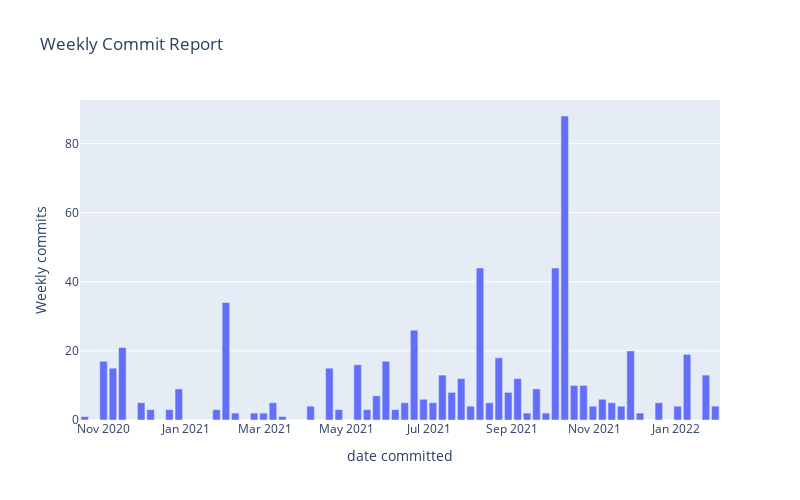

The notebook cell this image was saved under:
### Markdown cell above
### Plot a line chart of weekly commit activity

### Code cell
px.bar(new_data,
       title = "Weekly Commit Report",
       x="commit_date",
       y="commits_this_week",
       labels={
           'commit_date':'date committed',
           'commits_this_week':"Weekly commits"
      },
      width= 800, 
      height = 500)

### Figure 1 — Plotly figure (JSON) as saved in the notebook; plotly's stock layout.template omitted (floating-point values rounded to 4 significant figures)
{"data": [{"alignmentgroup": "True", "hovertemplate": "date committed=%{x}<br>Weekly commits=%{y}<extra></extra>", "legendgroup": "", "marker": {"color": "#636efa"}, "name": "", "offsetgroup": "", "orientation": "v", "showlegend": false, "textposition": "auto", "type": "bar", "x": ["2020-10-18T00:00:00", "2020-10-25T00:00:00", "2020-11-01T00:00:00", "2020-11-08T00:00:00", "2020-11-15T00:00:00", "2020-11-22T00:00:00", "2020-11-29T00:00:00", "2020-12-06T00:00:00", "2020-12-13T00:00:00", "2020-12-20T00:00:00", "2020-12-27T00:00:00", "2021-01-03T00:00:00", "2021-01-10T00:00:00", "2021-01-17T00:00:00", "2021-01-24T00:00:00", "2021-01-31T00:00:00", "2021-02-07T00:00:00", "2021-02-14T00:00:00", "2021-02-21T00:00:00", "2021-02-28T00:00:00", "2021-03-07T00:00:00", "2021-03-14T00:00:00", "2021-03-21T00:00:00", "2021-03-28T00:00:00", "2021-04-04T00:00:00", "2021-04-11T00:00:00", "2021-04-18T00:00:00", "2021-04-25T00:00:00", "2021-05-02T00:00:00", "2021-05-09T00:00:00", "2021-05-16T00:00:00", "2021-05-23T00:00:00", "2021-05-30T00:00:00", "2021-06-06T00:00:00", "2021-06-13T00:00:00", "2021-06-20T00:00:00", "2021-06-27T00:00:00", "2021-07-04T00:00:00", "2021-07-11T00:00:00", "2021-07-18T00:00:00", "2021-07-25T00:00:00", "2021-08-01T00:00:00", "2021-08-08T00:00:00", "2021-08-15T00:00:00", "2021-08-22T00:00:00", "2021-08-29T00:00:00", "2021-09-05T00:00:00", "2021-09-12T00:00:00", "2021-09-19T00:00:00", "2021-09-26T00:00:00", "2021-10-03T00:00:00", "2021-10-10T00:00:00", "2021-10-17T00:00:00", "2021-10-24T00:00:00", "2021-10-31T00:00:00", "2021-11-07T00:00:00", "2021-11-14T00:00:00", "2021-11-21T00:00:00", "2021-11-28T00:00:00", "2021-12-05T00:00:00", "2021-12-12T00:00:00", "2021-12-19T00:00:00", "2021-12-26T00:00:00", "2022-01-02T00:00:00", "2022-01-09T00:00:00", "2022-01-16T00:00:00", "2022-01-23T00:00:00", "2022-01-30T00:00:00"], "xaxis": "x", "y": [1, 0, 17, 15, 21, 0, 5, 3, 0, 3, 9, 0, 0, 0, 3, 34, 2, 0, 2, 2, 5, 1, 0, 0, 4, 0, 15, 3, 0, 16, 3, 7, 17, 3, 5, 26, 6, 5, 13, 8, 12, 4, 44, 5, 18, 8, 12, 2, 9, 2, 44, 88, 10, 10, 4, 6, 5, 4, 20, 2, 0, 5, 0, 4, 19, 0, 13, 4], "yaxis": "y"}], "layout": {"barmode": "relative", "height": 500, "legend": {"tracegroupgap": 0}, "title": {"text": "Weekly Commit Report"}, "width": 800, "xaxis": {"anchor": "y", "autorange": true, "domain": [0, 1], "range": ["2020-10-14 12:00", "2022-02-02 12:00"], "title": {"text": "date committed"}, "type": "date"}, "yaxis": {"anchor": "x", "autorange": true, "domain": [0, 1], "range": [0, 92.63], "title": {"text": "Weekly commits"}, "type": "linear"}}}
